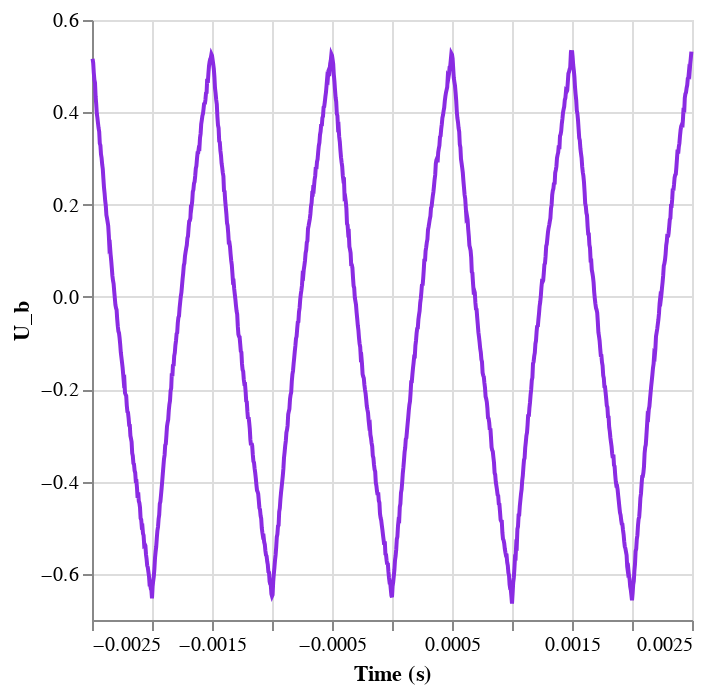

Write notebook code for a chart like this one.
### Markdown cell above
Primeiro iremos olhar nossos dados para entender oque está acontecendo

### Code cell
path = "RC-01.csv" 

data = pd.read_csv(path)

#Excluindo dados desnecessários
data = data.drop(columns=["U_y"],axis=1)

aj.graph(data)

### Figure 1 — Vega-Lite specification as saved in the notebook (floating-point values rounded to 4 significant figures; data arrays with more than 128 entries replaced by an {"elided": "..."} marker saying what was removed)
{"config": {"view": {"continuousWidth": 300, "continuousHeight": 300}}, "data": {"name": "data-58e055ec5df903a3aa5733b7cf2f1116"}, "mark": {"type": "line", "color": "blueviolet"}, "encoding": {"x": {"field": "Time", "title": "Time (s)", "type": "quantitative"}, "y": {"field": "U_b", "type": "quantitative"}}, "$schema": "https://vega.github.io/schema/vega-lite/v5.20.1.json", "datasets": {"data-58e055ec5df903a3aa5733b7cf2f1116": {"elided": "999 records"}}}
